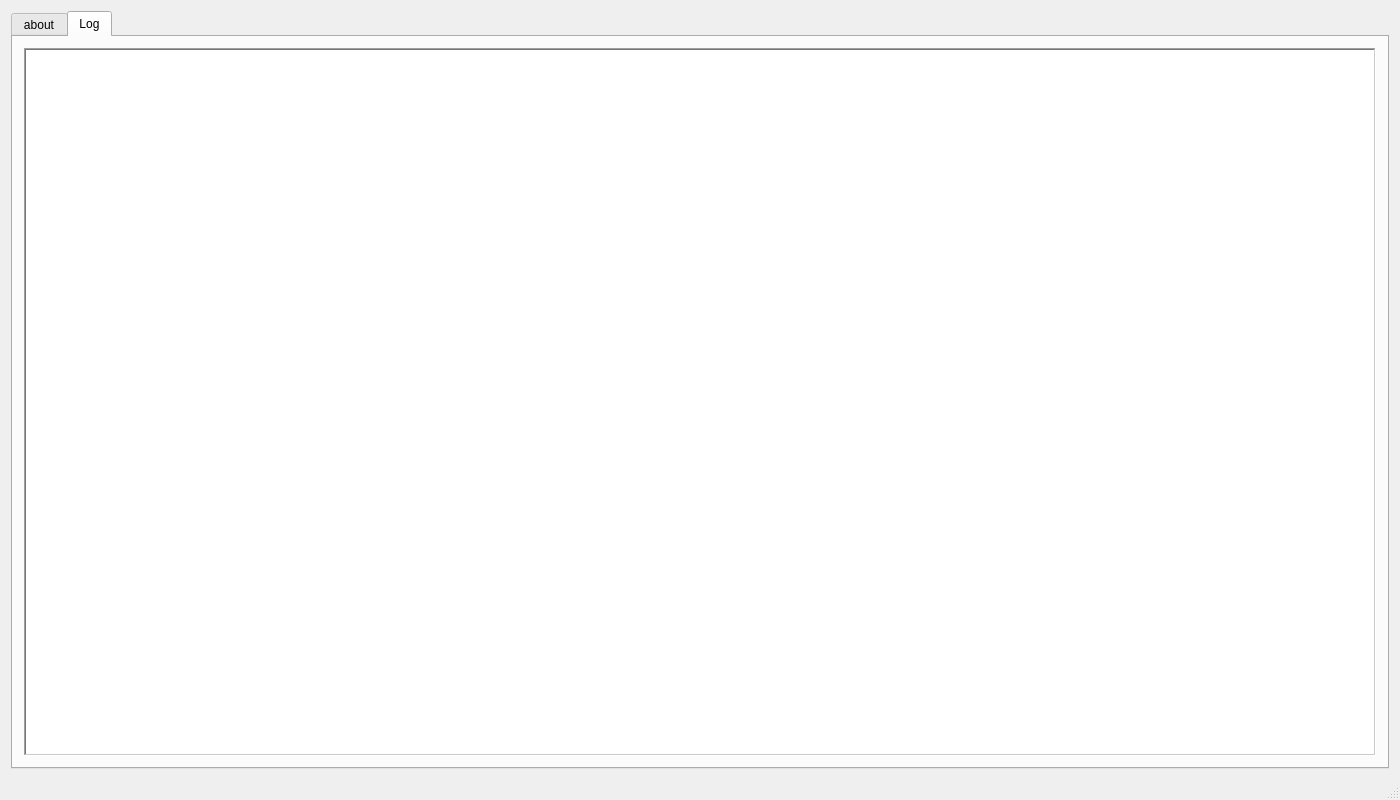
<?xml version="1.0" encoding="UTF-8"?>
<ui version="4.0">
 <class>MainWindow</class>
 <widget class="QMainWindow" name="MainWindow">
  <property name="geometry">
   <rect>
    <x>0</x>
    <y>0</y>
    <width>1400</width>
    <height>800</height>
   </rect>
  </property>
  <property name="sizePolicy">
   <sizepolicy hsizetype="Minimum" vsizetype="Fixed">
    <horstretch>0</horstretch>
    <verstretch>0</verstretch>
   </sizepolicy>
  </property>
  <property name="minimumSize">
   <size>
    <width>0</width>
    <height>0</height>
   </size>
  </property>
  <property name="maximumSize">
   <size>
    <width>1400</width>
    <height>800</height>
   </size>
  </property>
  <property name="baseSize">
   <size>
    <width>1200</width>
    <height>800</height>
   </size>
  </property>
  <property name="windowTitle">
   <string/>
  </property>
  <property name="layoutDirection">
   <enum>Qt::LeftToRight</enum>
  </property>
  <widget class="QWidget" name="centralWidget">
   <property name="sizePolicy">
    <sizepolicy hsizetype="Expanding" vsizetype="Expanding">
     <horstretch>0</horstretch>
     <verstretch>0</verstretch>
    </sizepolicy>
   </property>
   <property name="minimumSize">
    <size>
     <width>0</width>
     <height>0</height>
    </size>
   </property>
   <property name="maximumSize">
    <size>
     <width>1400</width>
     <height>1400</height>
    </size>
   </property>
   <property name="baseSize">
    <size>
     <width>1000</width>
     <height>800</height>
    </size>
   </property>
   <property name="autoFillBackground">
    <bool>true</bool>
   </property>
   <layout class="QGridLayout" name="gridLayout_4">
    <property name="sizeConstraint">
     <enum>QLayout::SetMinimumSize</enum>
    </property>
    <item row="0" column="0" colspan="2">
     <widget class="QTabWidget" name="tabWidget">
      <property name="enabled">
       <bool>true</bool>
      </property>
      <property name="sizePolicy">
       <sizepolicy hsizetype="Expanding" vsizetype="Expanding">
        <horstretch>3</horstretch>
        <verstretch>0</verstretch>
       </sizepolicy>
      </property>
      <property name="autoFillBackground">
       <bool>false</bool>
      </property>
      <property name="currentIndex">
       <number>1</number>
      </property>
      <property name="elideMode">
       <enum>Qt::ElideRight</enum>
      </property>
      <widget class="QGroupBox" name="about">
       <property name="sizePolicy">
        <sizepolicy hsizetype="Preferred" vsizetype="MinimumExpanding">
         <horstretch>0</horstretch>
         <verstretch>0</verstretch>
        </sizepolicy>
       </property>
       <attribute name="title">
        <string>about</string>
       </attribute>
       <layout class="QGridLayout" name="gridLayout">
        <item row="0" column="0">
         <widget class="QLabel" name="label_4">
          <property name="sizePolicy">
           <sizepolicy hsizetype="Minimum" vsizetype="MinimumExpanding">
            <horstretch>1</horstretch>
            <verstretch>0</verstretch>
           </sizepolicy>
          </property>
          <property name="text">
           <string> After pushing &quot;Start&quot; button program trying to connect controller
using MUT protocol. In success, program reads calibration 
numbers from controller's memory. By using calibration number, 
program searching for xml file in home folder. The name of file 
should include calibrartion number - ROM ID. If xml found, then it 
parses and screen forms tables will be created. The structure of 
xml file is identical to xml structure of ECUFLASH with extended 
syntax. In fact, to the description of the table you want to add 
RAM_addr parameter address table in RAM (1D tables are not
supported yet). And a separate parameter DEAD_var address 
of this variable. I have ready a patch for GTA 80770010 evo 
(airtrek) and 90550001 evo7 Ralliart my rom without tephra mod.
  After edit cells (select another cell or push enter) value 
Immediately send's to ECU. This client worked with two interface,
 OpenPort1.3 and OpenPort2.0. For make patch use 
tuner pro from http://www.tunerpro.net/downloadApp.htm, and 
xdf file.

John Banks: aka JCSBanks on http://evolutionM.net creator 
DMA logging for Mitsu.</string>
          </property>
          <property name="textFormat">
           <enum>Qt::PlainText</enum>
          </property>
          <property name="alignment">
           <set>Qt::AlignLeading|Qt::AlignLeft|Qt::AlignTop</set>
          </property>
         </widget>
        </item>
       </layout>
      </widget>
      <widget class="QWidget" name="sysLog">
       <attribute name="title">
        <string>Log</string>
       </attribute>
       <layout class="QGridLayout" name="gridLayout_2">
        <item row="0" column="0">
         <widget class="QListWidget" name="systemLog">
          <property name="sizePolicy">
           <sizepolicy hsizetype="Expanding" vsizetype="Expanding">
            <horstretch>1</horstretch>
            <verstretch>0</verstretch>
           </sizepolicy>
          </property>
          <property name="frameShape">
           <enum>QFrame::WinPanel</enum>
          </property>
          <property name="frameShadow">
           <enum>QFrame::Sunken</enum>
          </property>
          <property name="layoutMode">
           <enum>QListView::SinglePass</enum>
          </property>
          <property name="spacing">
           <number>0</number>
          </property>
          <property name="viewMode">
           <enum>QListView::ListMode</enum>
          </property>
          <property name="modelColumn">
           <number>0</number>
          </property>
          <property name="wordWrap">
           <bool>true</bool>
          </property>
          <property name="selectionRectVisible">
           <bool>false</bool>
          </property>
         </widget>
        </item>
       </layout>
      </widget>
     </widget>
    </item>
   </layout>
  </widget>
  <widget class="QStatusBar" name="statusBar">
   <property name="sizePolicy">
    <sizepolicy hsizetype="Expanding" vsizetype="Preferred">
     <horstretch>1</horstretch>
     <verstretch>0</verstretch>
    </sizepolicy>
   </property>
   <property name="minimumSize">
    <size>
     <width>0</width>
     <height>20</height>
    </size>
   </property>
   <property name="font">
    <font/>
   </property>
   <property name="focusPolicy">
    <enum>Qt::ClickFocus</enum>
   </property>
   <property name="autoFillBackground">
    <bool>true</bool>
   </property>
   <property name="sizeGripEnabled">
    <bool>true</bool>
   </property>
  </widget>
 </widget>
 <layoutdefault spacing="6" margin="11"/>
 <resources/>
 <connections/>
</ui>
